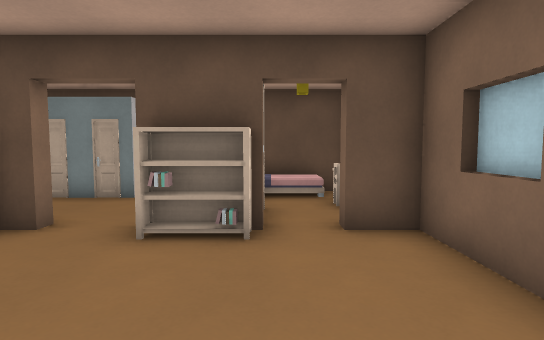
[1] (above)

16 first-person views from a walk through a Godot game level. The camera is 1.3 m above the floor, tilts 4° down and sees 80° across. The floor is counted in squares, 1 m on a side. Each view is taken from the middle of a square. On the plan, view 1 faces up. The plan holds only what a view shows up to about 14 squares ahead; the rest is blank. The place goes on beyond the plan. Characters and animated objects are left out. Door leaves are left out where a doorway can be walked through. Some surface patterns are stand-ins.

[2]
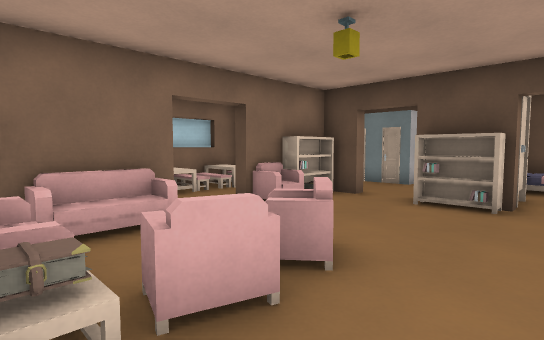

[3]
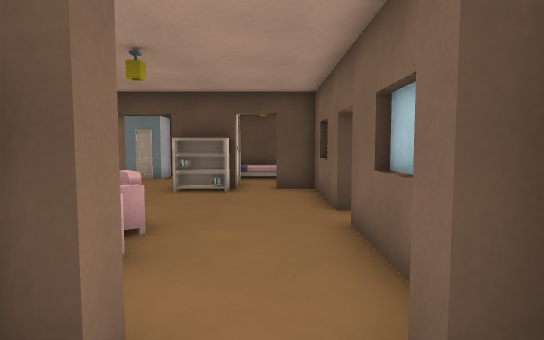

[4]
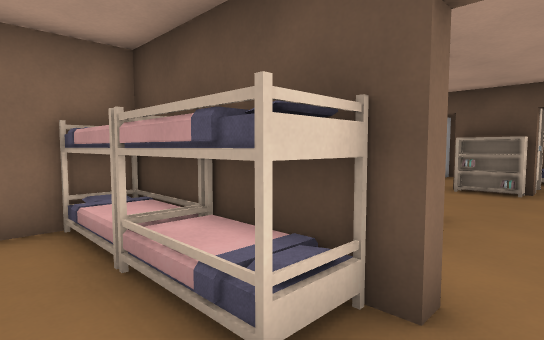

[5]
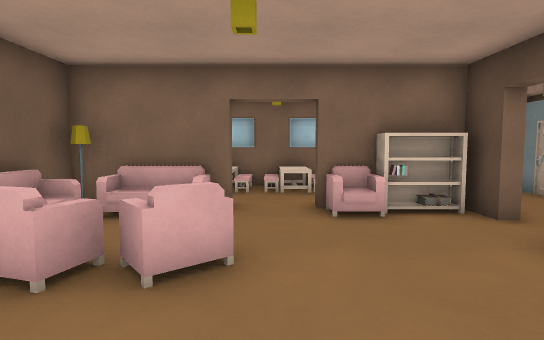

[6]
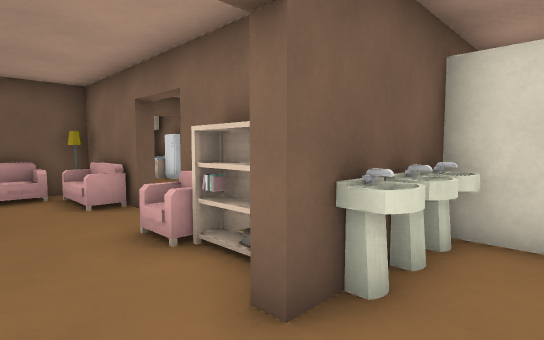

[7]
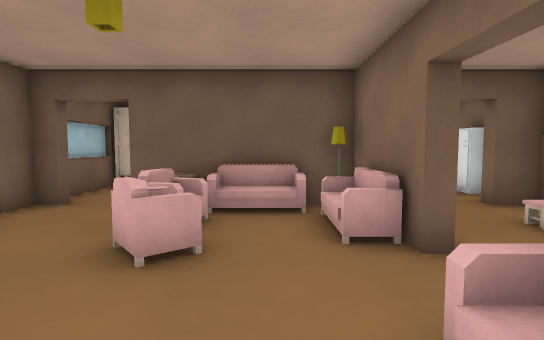

[8]
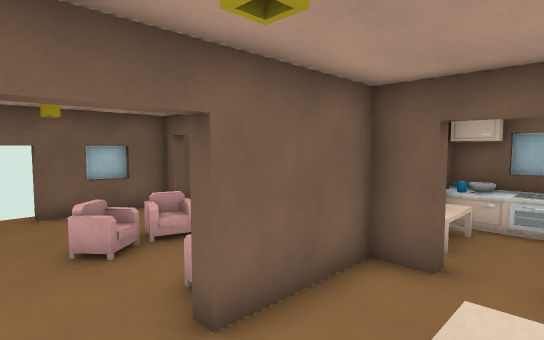

[9]
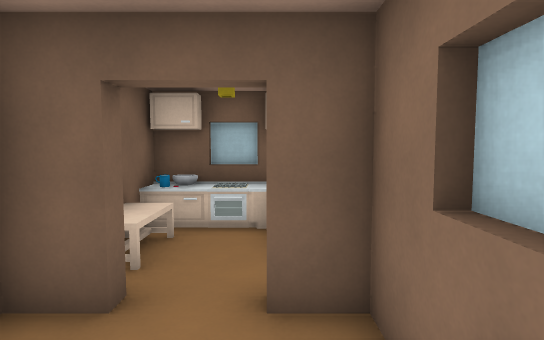

[10]
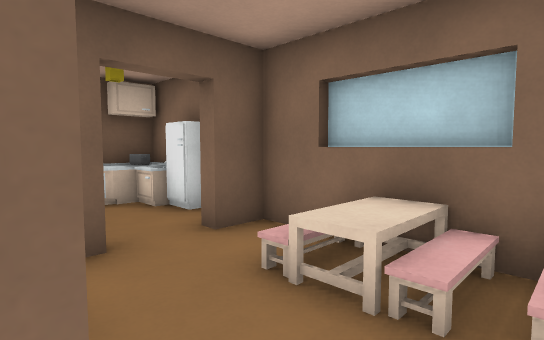

[11]
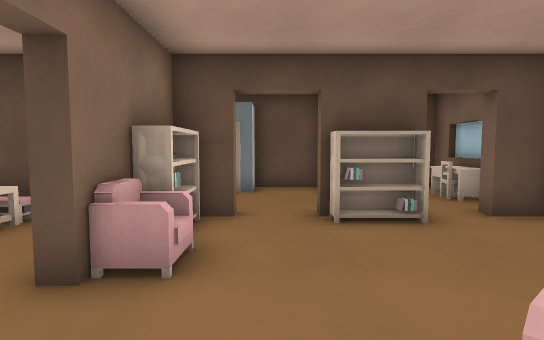

[12]
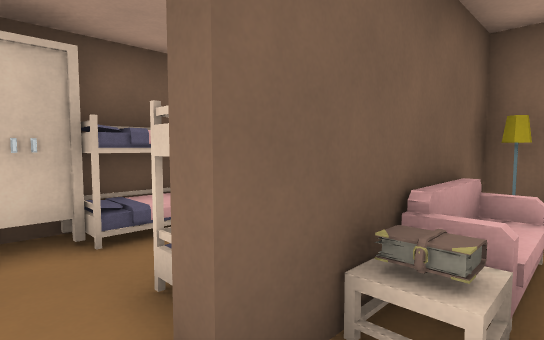

[13]
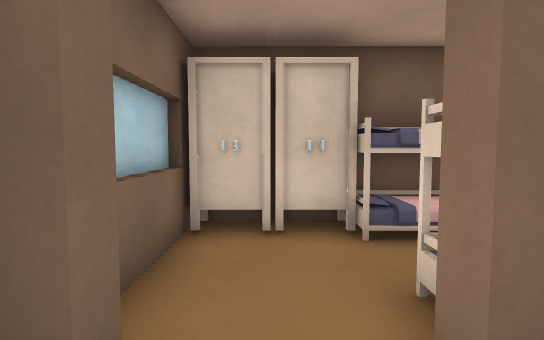

[14]
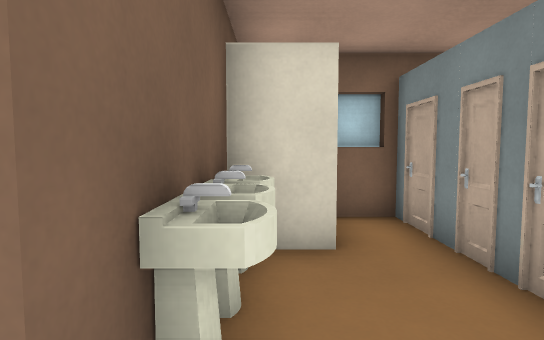

[15]
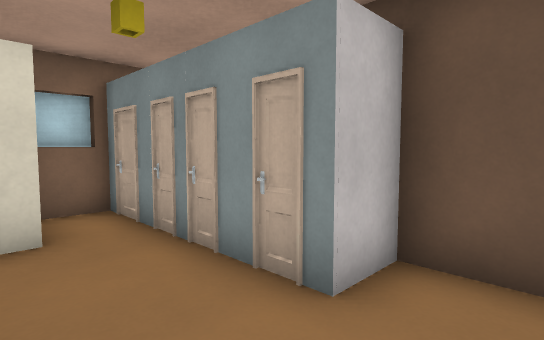

[16]
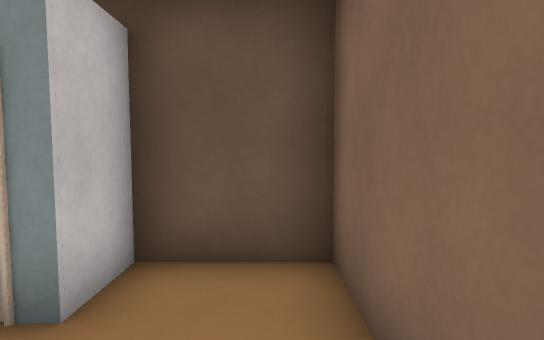

### Floor plan
Key: @ floor where view 1 was taken; # wall or solid block; x gap in a wall; . floor; / step, stairs or slope; D open door; = window, fence, low wall or low ledge; v drop or lower ground; B bed; T toilet; E desk; C chair; K bookshelf; S shower; L lamp; I sink; F fridge; A table; G stove; P pot; O other object.
Columns run from 9 left of view 1 to 3 right of it. Each row starts with its distance up from view 1.
 10      #######
  9  S T #..BOO##
  8 #STTTT.. ..E#
  7 #SS.....##CE
  6 #S#III.. #.
  5 ######DDKKD#
  4 # ..KK.....##
  3 #/..#C.....=#
  2 #//.#......##
  1 #/..........D
  0 #/..#..C#@.##
 -1 #//.#O..C..=#
 -2 #...#O..x..##
 -3 ##.#vL#vO#.#
 -4  DDA#BBBBBD##
 -5 FF.A#BBBB..=#
 -6 II.A#   B..=#
 -7 #PGO#  BB####
 -8 #####  ####

Positions as (right, up) in squares from view 1, and headings:
1: (0, 0), facing up
2: (1, -3), facing up-left
3: (1, -5), facing up
4: (1, -6), facing up-left
5: (2, 1), facing left
6: (-2, 7), facing down-left
7: (-3, 4), facing down
8: (-8, 2), facing down-right
9: (-8, 0), facing down
10: (-5, 1), facing down-left
11: (-3, -1), facing up
12: (1, -2), facing down-left
13: (1, -2), facing down
14: (-3, 6), facing left
15: (-2, 6), facing up-left
16: (-2, 6), facing up
